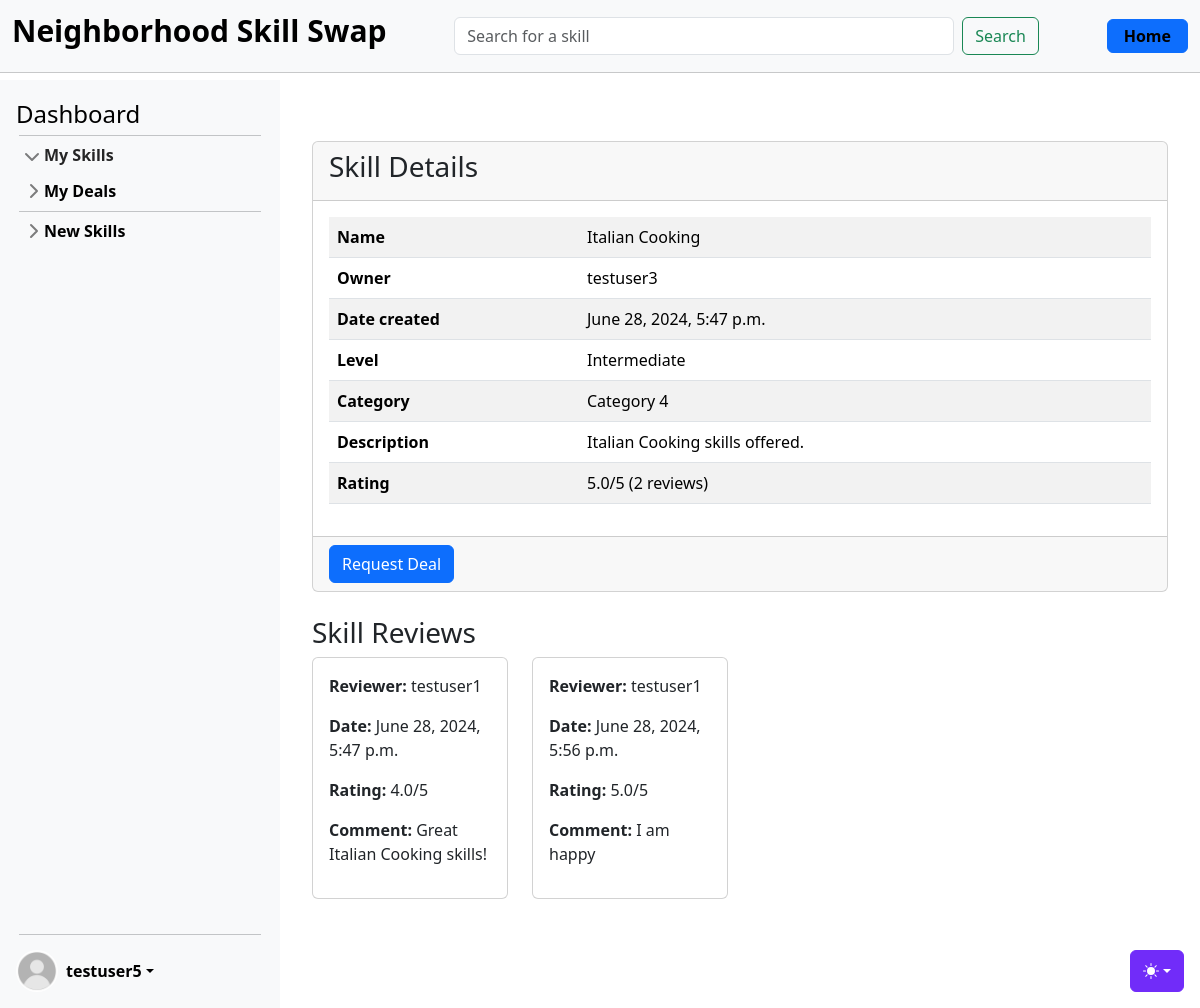
Page /skills/15/ (signed in) on the committed database.
### accounts/models.py (models this page shows)
class CustomUser(AbstractUser):
    age = models.PositiveIntegerField(null=True, blank=True)
    def __str__(self):
        return self.username

### skills/models.py (models this page shows, shortened)
class Skill(models.Model):
    name = models.CharField(max_length=100, blank=False)
    level = models.CharField(max_length=20, blank=False)
    description = models.TextField()
    owner = models.ForeignKey(settings.AUTH_USER_MODEL, on_delete=models.CASCADE)
    category = models.ForeignKey(Category, on_delete=models.CASCADE)
    date = models.DateTimeField(auto_now_add=True)
    skill_type = models.CharField(max_length=20, blank=False)
    rating = models.FloatField(default=5.0)
    def deal_exists_for_user(self, user):
        return SkillDeal.objects.filter(
            skill=self, provider=user, status=SkillDeal.PENDING
        ).exists()

class Category(models.Model):
    name = models.CharField(max_length=100, unique=True, blank=False)
    def __str__(self):
        return self.name

class Review(models.Model):
    skill = models.ForeignKey(Skill, on_delete=models.CASCADE)
    owner = models.ForeignKey(get_user_model(), on_delete=models.CASCADE)
    review = models.TextField()
    rating = models.FloatField(default=5.0)
    date = models.DateTimeField(auto_now_add=True)

### skills/views_skills.py (the view)
# urls.py: path("<int:pk>/", SkillDetailView.as_view(), name="skill_detail"),
class SkillDetailView(LoginRequiredMixin, DetailView):
    model = Skill
    template_name = "skills/skill_detail.html"
    context_object_name = "skill"
    def get_context_data(self, **kwargs: str) -> dict[str, str]:
        context = super().get_context_data(**kwargs)
        skill = self.get_object()
        user = self.request.user
        pending_deals = SkillDeal.objects.filter(skill=skill, status=SkillDeal.PENDING)
        context["pending_deals"] = pending_deals
        context["deal_exists"] = skill.deal_exists_for_user(user)
        reviews = Review.objects.filter(skill=skill)
        reviews_count = reviews.count()
        context["reviews"] = reviews
        context["reviews_count"] = reviews_count
        return context

### templates/skills/skill_detail.html (shortened to what this page needs)
{% extends 'base.html' %}
{% block content %}
<div class="container mt-5">
    <div class="row mb-4">
        <div class="{% if user == skill.owner %}col-md-6{% else %}col-12{% endif %}">
            <div class="card">
                <div class="card-header">
                    <h3>Skill Details</h3>
                </div>
                <div class="card-body">
                    <table class="table table-striped">
                        <tbody>
                            <tr>
                                <th>Name</th>
                                <td>{{ skill.name }}</td>
                            </tr>
                            {% if skill.owner != request.user %}
                            <tr>
                                <th>Owner</th>
                                <td>{{ skill.owner }}</td>
                            </tr>
                            {% endif %}
                            <tr>
                                <th>Date created</th>
                                <td>{{ skill.date }}</td>
                            </tr>
                            <tr>
                                <th>Level</th>
                                <td>{{ skill.level }}</td>
                            </tr>
                            <tr>
                                <th>Category</th>
                                <td>{{ skill.category }}</td>
                            </tr>
                            <tr>
                                <th>Description</th>
                                <td>{{ skill.description }}</td>
                            </tr>
                            <tr>
                                <th>Rating</th>
                                {% if reviews_count == 1 %}
                                    <td>{{ skill.rating }}/5 ({{ reviews_count }} review)</td>
                                {% else %}
                                    <td>{{ skill.rating }}/5 ({{ reviews_count }} reviews)</td>
                                {% endif %}
                            </tr>
                        </tbody>
                    </table>
                </div>
                <div class="card-footer">
                    {% if user != skill.owner %}
                        <a href="{% url 'skill_deal_new' skill.pk %}" class="btn btn-primary">Request Deal</a>
                    {% endif %}
                </div>
            </div>
        </div>
    </div>
    <div class="row">
        <div class="col-12">
            <h3>Skill Reviews</h3>
            {% if reviews %}
            <div class="row">
                {% for review in reviews %}
                <div class="col-md-3 mb-3">
                    <div class="card h-100">
                        <div class="card-body">
                            <p><strong>Reviewer:</strong> {{ review.owner.username }}</p>
                            <p><strong>Date:</strong> {{ review.date }}</p>
                            <p><strong>Rating:</strong> {{ review.rating }}/5</p>
                            <p><strong>Comment:</strong> {{ review.review }}</p>
                        </div>
                    </div>
                </div>
                {% endfor %}
            </div>
            {% else %}
            <p>No reviews yet.</p>
            {% endif %}
        </div>
    </div>
</div>
{% endblock %}

### templates/partials/_sidebar.html (shortened to what this page needs)
{% load static %}
<div class="sidebar d-flex flex-column flex-shrink-0 p-3 bg-body-tertiary" style="width: 280px;">
    <a href="{% url 'dashboard' user.id %}" class="d-flex align-items-center mb-3 mb-md-0 me-md-auto link-body-emphasis text-decoration-none">
        <span class="fs-4">Dashboard</span>
    </a>
    <hr>
    <ul class="list-unstyled ps-0">
        <li class="mb-1">
            <button class="btn btn-toggle d-inline-flex align-items-center rounded border-0 collapsed" data-bs-toggle="collapse" data-bs-target="#home-collapse" aria-expanded="true">
                My Skills
            </button>
        </li>
        <li class="mb-1">
            <button class="btn btn-toggle d-inline-flex align-items-center rounded border-0 collapsed" data-bs-toggle="collapse" data-bs-target="#dashboard-collapse" aria-expanded="false">
                My Deals
            </button>
        </li>
        <hr>
        <li class="mb-1">
            <button class="btn btn-toggle d-inline-flex align-items-center rounded border-0 collapsed" data-bs-toggle="collapse" data-bs-target="#orders-collapse" aria-expanded="false">
                New Skills
            </button>
        </li>
    </ul>
    <div class="dropdown mt-auto">
        <hr style="margin-bottom: 15px;">
        <a href="#" class="d-flex align-items-center link-body-emphasis text-decoration-none dropdown-toggle" data-bs-toggle="dropdown" aria-expanded="false">
            {% if user.is_authenticated %}
                {% if user.profile.profile_image %}
                    <img src="{{ user.profile.profile_image.url }}" alt="" width="42" height="42" class="rounded-circle me-2">
                {% else %}
                    <img src="{% static 'img/default_pic.jpg' %}" alt="" width="42" height="42" class="rounded-circle me-2">
                {% endif %}
                <strong>{{ user.username }}</strong>
            {% else %}
                <strong>User</strong>
            {% endif %}
        </a>
    </div>
</div>

### static/css/sidebars.css (style rules this page uses)
body { min-height: 100vh; min-height: -webkit-fill-available; }
html { height: -webkit-fill-available; }
.dropdown-toggle { outline: 0; }
.btn-toggle { padding: .25rem .5rem; font-weight: 600; color: var(--bs-emphasis-color); background-color: transparent; }
.btn-toggle::before { width: 1.25em; line-height: 0; transition: transform .35s ease; transform-origin: .5em 50%; }
.btn-toggle[aria-expanded="true"] { color: rgba(var(--bs-emphasis-color-rgb), .85); }
.btn-toggle[aria-expanded="true"]::before { transform: rotate(90deg); }

### static/css/main.css (style rules this page uses)
hr { margin: 3px; }
.sidebar { position: fixed; top: 80px; left: 0; bottom: 0; width: 280px; padding: 20px; background-color: #f8f9fa; overflow-y: auto; z-index: 1000; }

### static/css/profile.css (style rules this page uses)
.table-striped tbody tr:nth-of-type(odd) { background-color: #ffffff; }
.table th { width:250px; height: auto; }

### static/css/dashboard.css (style rules this page uses)
.card-footer { font-size: 0.9rem; }

### rows in the picture
CustomUser: username "testuser5"
Skill: name "Italian Cooking", owner "testuser3", date "June 28, 2024, 5:47 p.m.", level "Intermediate", category "Category 4", description "Italian Cooking skills offered.", rating "5.0"
Review: owner.username "testuser1", date "June 28, 2024, 5:47 p.m.", rating "4.0", review "Great Italian Cooking skills!"
Review: owner.username "testuser1", date "June 28, 2024, 5:56 p.m.", rating "5.0", review "I am happy"

### other values in the picture
{{ reviews_count }} "2"
